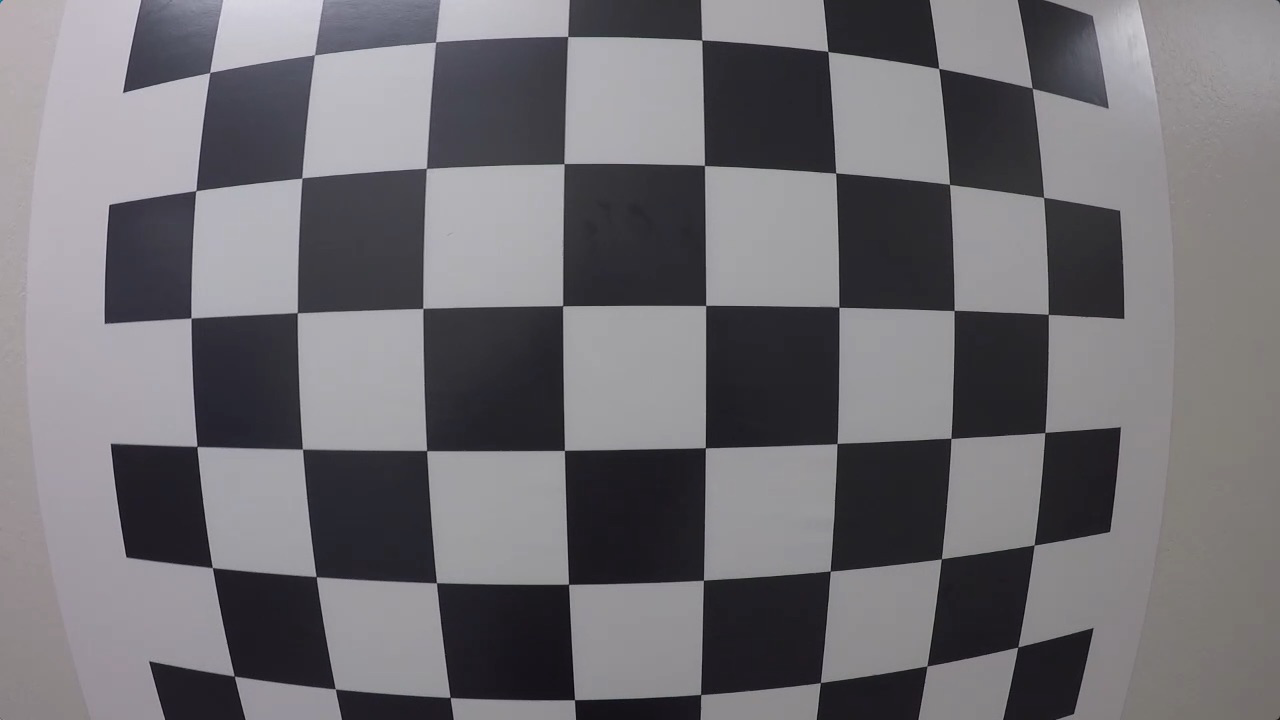
#> input picture SDC_01/calibration_wide/calibration_test.png, 1280 x 720 px
$ jupyter execute 'SDC_01_16_09_Finding Corners.ipynb'
#> lines starting #> are read from the running program, lines starting #| are printed output that depends on the picture; after the words box and inside, x2 and y2 are one past the last pixel; in counts of white or black regions, pixels touching at a corner belong together
[cell 1]
import numpy as np
import cv2
import matplotlib.pyplot as plt
import matplotlib.image as mpimg

# prepare object points
nx = 8#TODO: enter the number of inside corners in x
ny = 6#TODO: enter the number of inside corners in y

# Make a list of calibration images
fname = 'calibration_wide/calibration_test.png'
img = cv2.imread(fname)
#> img is the input picture: shape (720, 1280, 3); mean B, G, R 115.4, 110.9, 112.9

# Convert to grayscale
gray = cv2.cvtColor(img, cv2.COLOR_BGR2GRAY)

# Find the chessboard corners
ret, corners = cv2.findChessboardCorners(gray, (nx, ny), None)
#> ret = True; corners = 48 rows, first 8: [209.5, 72.76], [314.5, 54.59], [435.5, 42.04], [567.8, 36.47], [702, 40.03], [827.9, 51.39], [938.9, 68.44], [1032.2, 88.22]

# If found, draw corners
if ret == True:
    # Draw and display the corners
    cv2.drawChessboardCorners(img, (nx, ny), corners, ret)
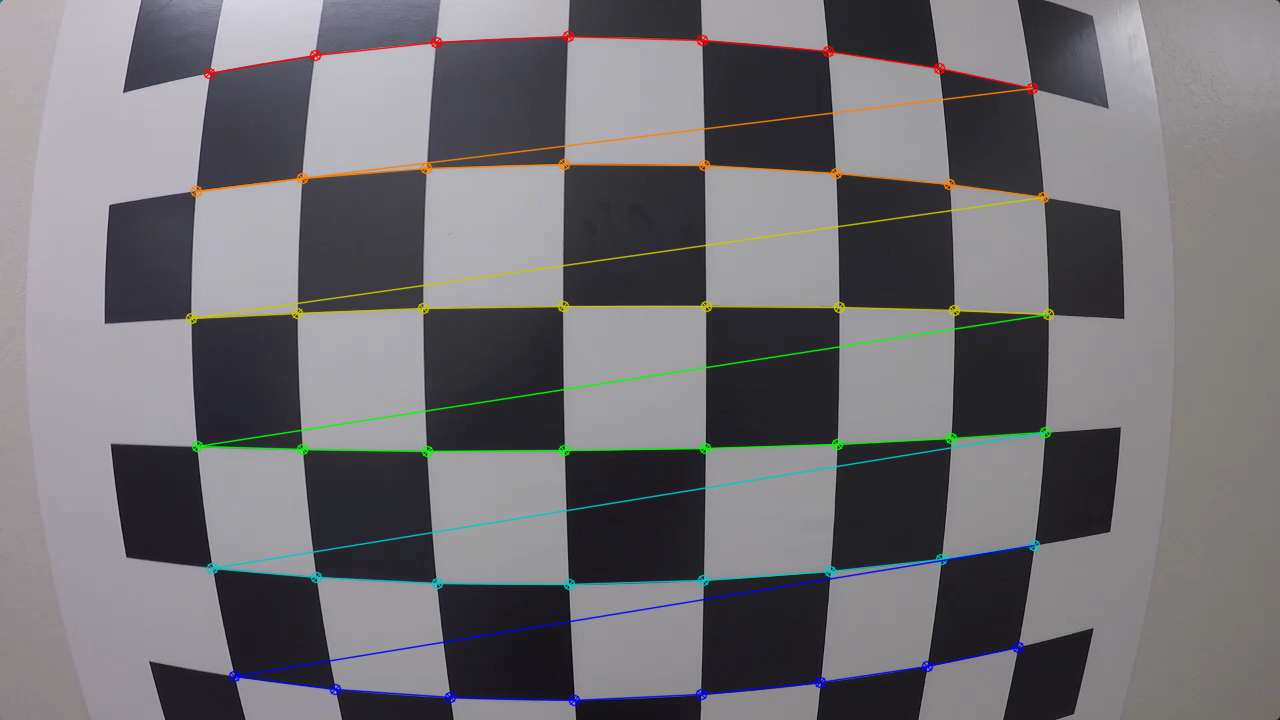
#> img: shape (720, 1280, 3); 3.33% of pixels changed, all inside (x1, y1, x2, y2) = (185, 30, 1055, 707)
    plt.imshow(img)


$ run again, with SDC_01/calibration_wide/signs_vehicles_xygrad.png copied over SDC_01/calibration_wide/calibration_test.png
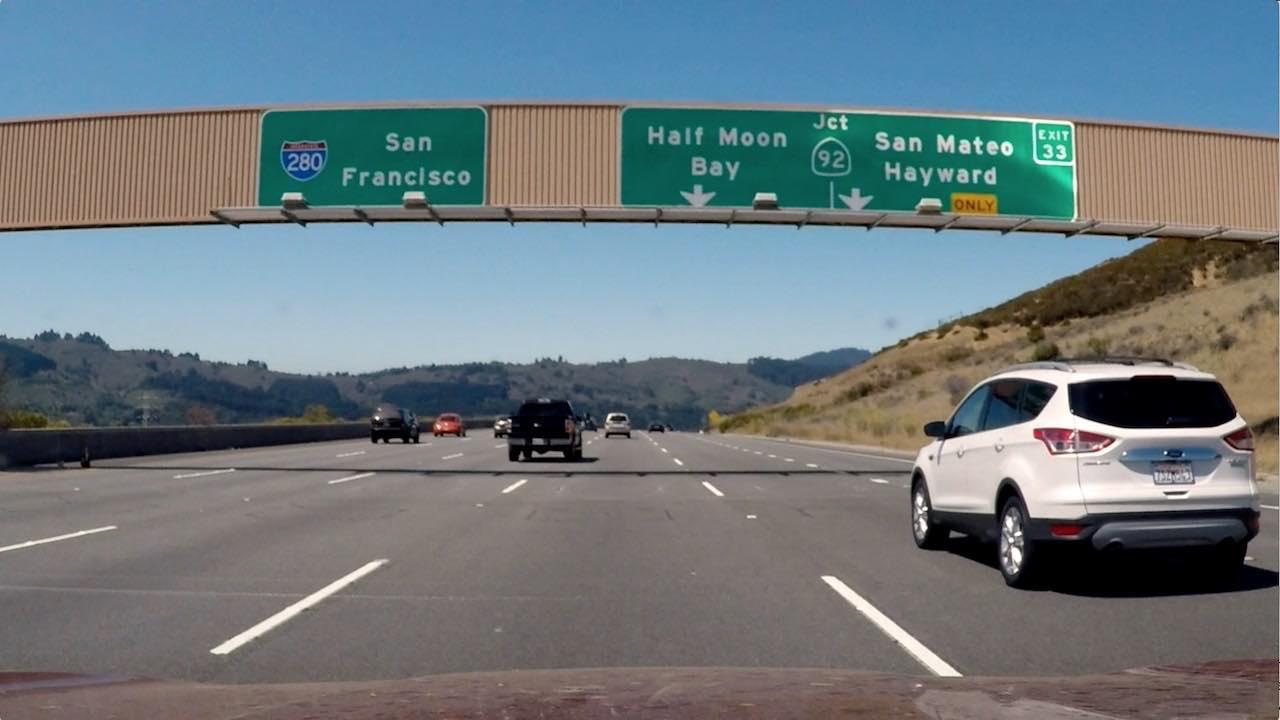
#> input picture SDC_01/calibration_wide/signs_vehicles_xygrad.png, 1280 x 720 px
#> img is the input picture: shape (720, 1280, 3); mean B, G, R 127.5, 121.6, 109.2
#> `gray = cv2.cvtColor(img, cv2.COLOR_BGR2GRAY)`:
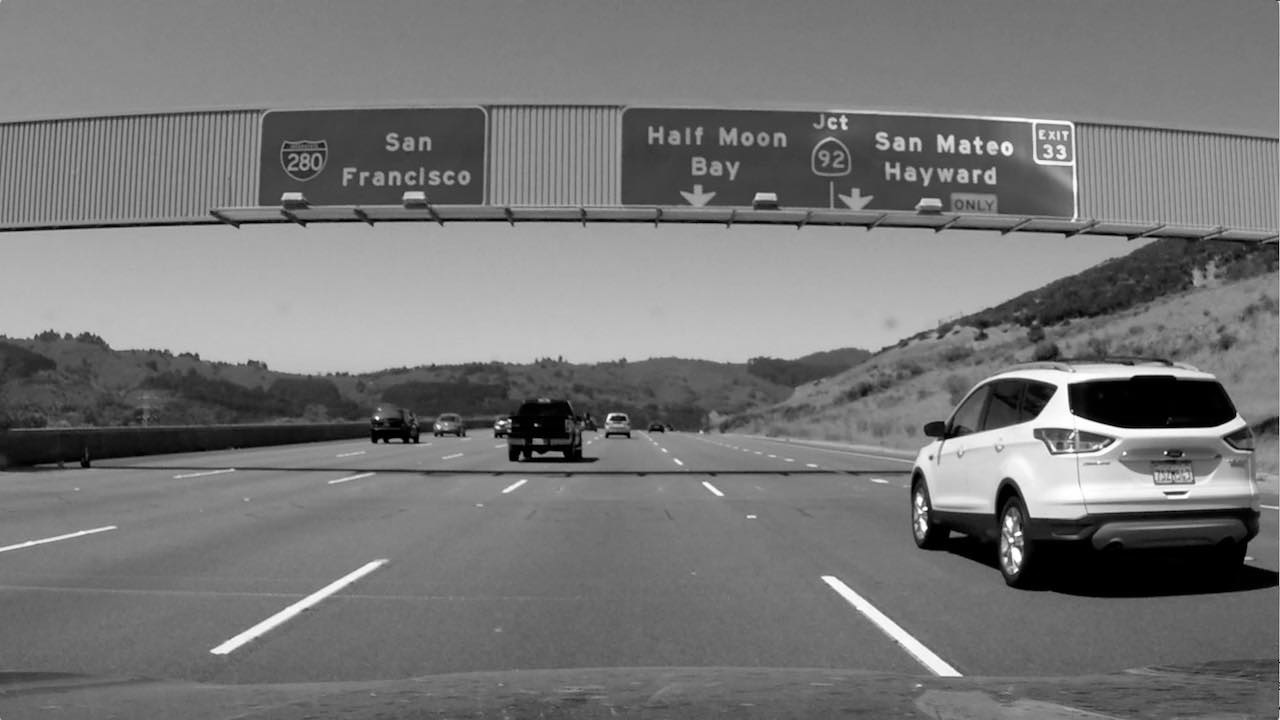
#> gray: shape (720, 1280); min 0, max 255, mean 118.6
#> ret = False; corners = None

$ run again, with SDC_01/calibration_wide/test_image2.png copied over SDC_01/calibration_wide/calibration_test.png
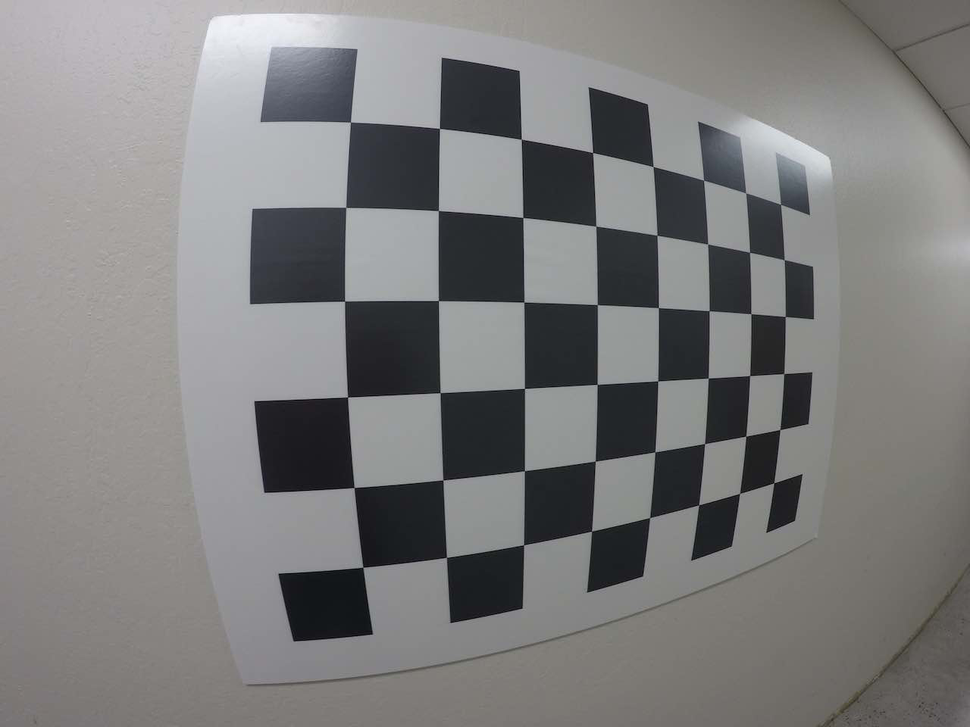
#> input picture SDC_01/calibration_wide/test_image2.png, 970 x 727 px, shrunk from 1280 x 960 before the run
#> img is the input picture: shape (727, 970, 3); mean B, G, R 124.9, 125, 125.3
#> ret = True; corners = 48 rows, first 8: [350.5, 122], [439.4, 128.4], [521.3, 138.9], [592.7, 152.6], [653.1, 166.6], [703.6, 180.2], [745.6, 193], [780.6, 204.4]
#> `cv2.drawChessboardCorners(img, (nx, ny), corners, ret)`:
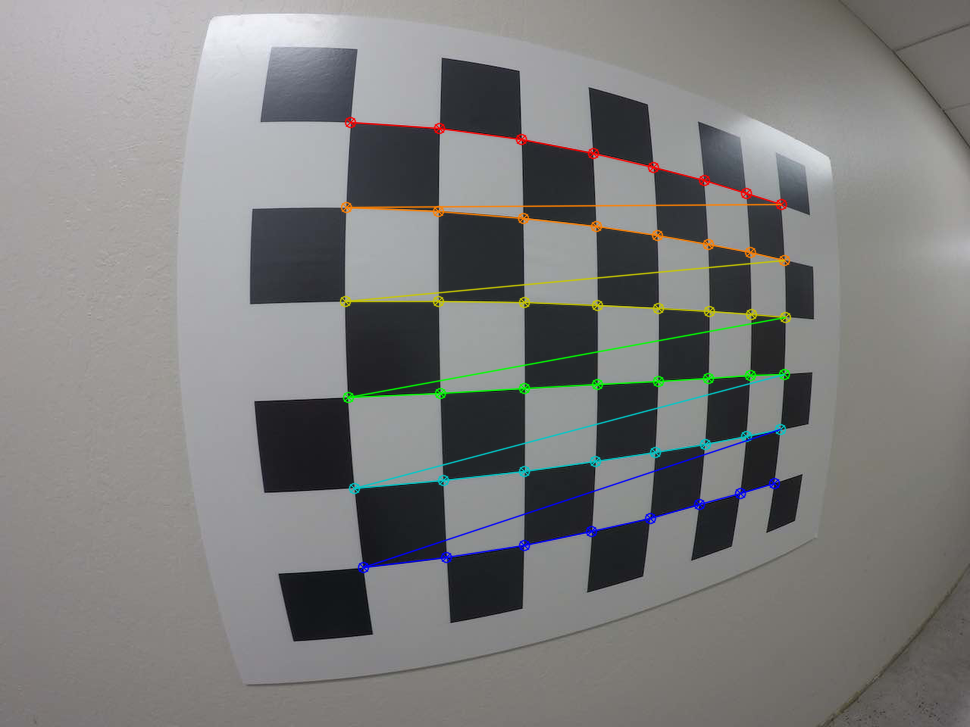
#> img: shape (727, 970, 3); 2.55% of pixels changed, all inside (x1, y1, x2, y2) = (339, 116, 792, 574)
